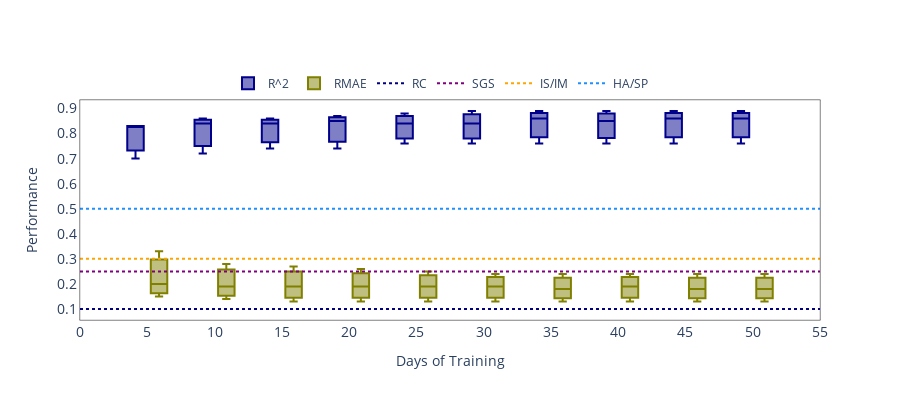

Source (notebook cell):
### Code cell
import chart_studio
fig = go.Figure() 
a = np.array([1, 2, 3, 4, 5])
b = np.array([1, 3, 2, 3, 1])
# Defining x axis
x = x
fig.add_trace(go.Box(
  
    # defining y axis in corresponding
    # to x-axis
    y=RF_P,
    x=x,
    name='R^2',
    marker_color='darkblue',
    showlegend=True
   
))
#fig.add_trace(go.Box(
   # y=ANN_P,
   #x=x,
    #name='XGBoost(R^2)',
    #marker_color='hotpink',
    #showlegend=True

#))

fig.add_trace(go.Box(
  
    #defining y axis in corresponding
   # to x-axis
    y=RF_R,
    x=x,
    name='RMAE',
    marker_color='olive',
    showlegend=True
   
))
#fig.add_trace(go.Box(
   #y=ANN_R,
    #x=x,
    #name='XGBoost(NMAE)',
    #marker_color='orangered',
    #showlegend=True

#))
fig.add_trace(go.Scatter(x=X,
                y=Reg, 
                name="RC",
                mode = 'lines',
                #marker_color='dodgerblue',
                line = dict(shape = 'linear',width = 2, color = 'navy', dash = 'dot'),
                connectgaps = True,
                showlegend=True
                        ))
fig.add_trace(go.Scatter(x=X,
                y=Spatial, 
                name="SGS",
                mode = 'lines',
                #marker_color='dodgerblue',
                line = dict(shape = 'linear',width = 2, color = 'purple', dash = 'dot'),
                connectgaps = True,
                showlegend=True
                    
                        ))
fig.add_trace(go.Scatter(x=X,
                y=Intervention, 
                name="IS/IM",
                mode = 'lines',
                #marker_color='dodgerblue',
                line = dict(shape = 'linear',width = 2, color = 'orange', dash = 'dot'),
                connectgaps = True,
                showlegend=True
                
                        ))
fig.add_trace(go.Scatter(x=X,
                y=Hs_and_sp, 
                name="HA/SP",
                    
                mode = 'lines',
                #marker_color='dodgerblue',
                line = dict(shape = 'linear',width = 2, color = 'dodgerblue', dash = 'dot'),
                connectgaps = True,
                showlegend=True
               
                        ))

  
fig.update_layout(autosize=True,
                 #title={'text': "<b>CO Monthly Calibration Scheme </b>",
        #'y':0.84,
        #'x':0.4,
        #'xanchor': 'center',
        #'yanchor': 'top'}, 
    #width=1600,
    height=400,
                  
  legend=dict( yanchor="bottom",
    y=1.01,
    x=0.2,
    orientation="h"
),
    # group together boxes of the different
    # traces for each value of x
    boxmode='group',
                  plot_bgcolor='rgba(0,0,0,0)'
)

fig.update_xaxes(title_text="Days of Training",tickfont = dict(size=14),linewidth=0.5, linecolor='black',tick0 = 5,
        dtick = 5,
                 mirror=True)
fig.update_yaxes(title_text="Performance",tickfont = dict(size=14),linewidth=0.5, linecolor='black',tick0 = 0.1,
        dtick = 0.1,
                 mirror=True)
fig.show()
#chart_studio.plotly.sign_in('vinylango', 'gybbJVWfRSUoTcRRSa6J')
#chart_studio.plotly.image.save_as(fig, filename='models_boxplot.png')
#Image('models_boxplot.png')

### Figure 1 — Plotly figure (JSON) as saved in the notebook; plotly's stock layout.template omitted (floating-point values rounded to 4 significant figures)
{"data": [{"marker": {"color": "darkblue"}, "name": "R^2", "showlegend": true, "type": "box", "x": ["5", "5", "5", "10", "10", "10", "15", "15", "15", "20", "20", "20", "25", "25", "25", "30", "30", "30", "35", "35", "35", "40", "40", "40", "45", "45", "45", "50", "50", "50"], "y": [0.83, 0.83, 0.7, 0.86, 0.84, 0.72, 0.86, 0.84, 0.74, 0.87, 0.85, 0.74, 0.88, 0.84, 0.76, 0.89, 0.84, 0.76, 0.89, 0.86, 0.76, 0.89, 0.85, 0.76, 0.89, 0.86, 0.76, 0.89, 0.86, 0.76]}, {"marker": {"color": "olive"}, "name": "RMAE", "showlegend": true, "type": "box", "x": ["5", "5", "5", "10", "10", "10", "15", "15", "15", "20", "20", "20", "25", "25", "25", "30", "30", "30", "35", "35", "35", "40", "40", "40", "45", "45", "45", "50", "50", "50"], "y": [0.33, 0.2, 0.15, 0.28, 0.19, 0.14, 0.27, 0.19, 0.13, 0.26, 0.19, 0.13, 0.25, 0.19, 0.13, 0.24, 0.19, 0.13, 0.24, 0.18, 0.13, 0.24, 0.19, 0.13, 0.24, 0.18, 0.13, 0.24, 0.18, 0.13]}, {"connectgaps": true, "line": {"color": "navy", "dash": "dot", "shape": "linear", "width": 2}, "mode": "lines", "name": "RC", "showlegend": true, "type": "scatter", "x": ["0", "0", "0", "5", "5", "5", "10", "10", "10", "15", "15", "15", "20", "20", "20", "25", "25", "25", "30", "30", "30", "35", "35", "35", "40", "40", "40", "45", "45", "45", "50", "50", "50", "55", "55", "55"], "y": [0.1, 0.1, 0.1, 0.1, 0.1, 0.1, 0.1, 0.1, 0.1, 0.1, 0.1, 0.1, 0.1, 0.1, 0.1, 0.1, 0.1, 0.1, 0.1, 0.1, 0.1, 0.1, 0.1, 0.1, 0.1, 0.1, 0.1, 0.1, 0.1, 0.1, 0.1, 0.1, 0.1, 0.1, 0.1, 0.1]}, {"connectgaps": true, "line": {"color": "purple", "dash": "dot", "shape": "linear", "width": 2}, "mode": "lines", "name": "SGS", "showlegend": true, "type": "scatter", "x": ["0", "0", "0", "5", "5", "5", "10", "10", "10", "15", "15", "15", "20", "20", "20", "25", "25", "25", "30", "30", "30", "35", "35", "35", "40", "40", "40", "45", "45", "45", "50", "50", "50", "55", "55", "55"], "y": [0.25, 0.25, 0.25, 0.25, 0.25, 0.25, 0.25, 0.25, 0.25, 0.25, 0.25, 0.25, 0.25, 0.25, 0.25, 0.25, 0.25, 0.25, 0.25, 0.25, 0.25, 0.25, 0.25, 0.25, 0.25, 0.25, 0.25, 0.25, 0.25, 0.25, 0.25, 0.25, 0.25, 0.25, 0.25, 0.25]}, {"connectgaps": true, "line": {"color": "orange", "dash": "dot", "shape": "linear", "width": 2}, "mode": "lines", "name": "IS/IM", "showlegend": true, "type": "scatter", "x": ["0", "0", "0", "5", "5", "5", "10", "10", "10", "15", "15", "15", "20", "20", "20", "25", "25", "25", "30", "30", "30", "35", "35", "35", "40", "40", "40", "45", "45", "45", "50", "50", "50", "55", "55", "55"], "y": [0.3, 0.3, 0.3, 0.3, 0.3, 0.3, 0.3, 0.3, 0.3, 0.3, 0.3, 0.3, 0.3, 0.3, 0.3, 0.3, 0.3, 0.3, 0.3, 0.3, 0.3, 0.3, 0.3, 0.3, 0.3, 0.3, 0.3, 0.3, 0.3, 0.3, 0.3, 0.3, 0.3, 0.3, 0.3, 0.3]}, {"connectgaps": true, "line": {"color": "dodgerblue", "dash": "dot", "shape": "linear", "width": 2}, "mode": "lines", "name": "HA/SP", "showlegend": true, "type": "scatter", "x": ["0", "0", "0", "5", "5", "5", "10", "10", "10", "15", "15", "15", "20", "20", "20", "25", "25", "25", "30", "30", "30", "35", "35", "35", "40", "40", "40", "45", "45", "45", "50", "50", "50", "55", "55", "55"], "y": [0.5, 0.5, 0.5, 0.5, 0.5, 0.5, 0.5, 0.5, 0.5, 0.5, 0.5, 0.5, 0.5, 0.5, 0.5, 0.5, 0.5, 0.5, 0.5, 0.5, 0.5, 0.5, 0.5, 0.5, 0.5, 0.5, 0.5, 0.5, 0.5, 0.5, 0.5, 0.5, 0.5, 0.5, 0.5, 0.5]}], "layout": {"autosize": true, "boxmode": "group", "height": 400, "legend": {"orientation": "h", "x": 0.2, "y": 1.01, "yanchor": "bottom"}, "plot_bgcolor": "rgba(0,0,0,0)", "xaxis": {"dtick": 5, "linecolor": "black", "linewidth": 0.5, "mirror": true, "tick0": 5, "tickfont": {"size": 14}, "title": {"text": "Days of Training"}}, "yaxis": {"dtick": 0.1, "linecolor": "black", "linewidth": 0.5, "mirror": true, "tick0": 0.1, "tickfont": {"size": 14}, "title": {"text": "Performance"}}}}
